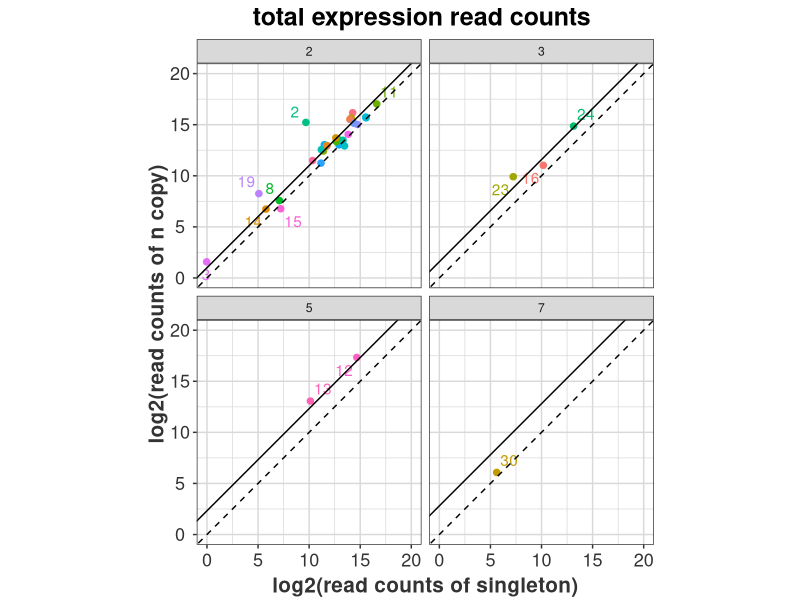
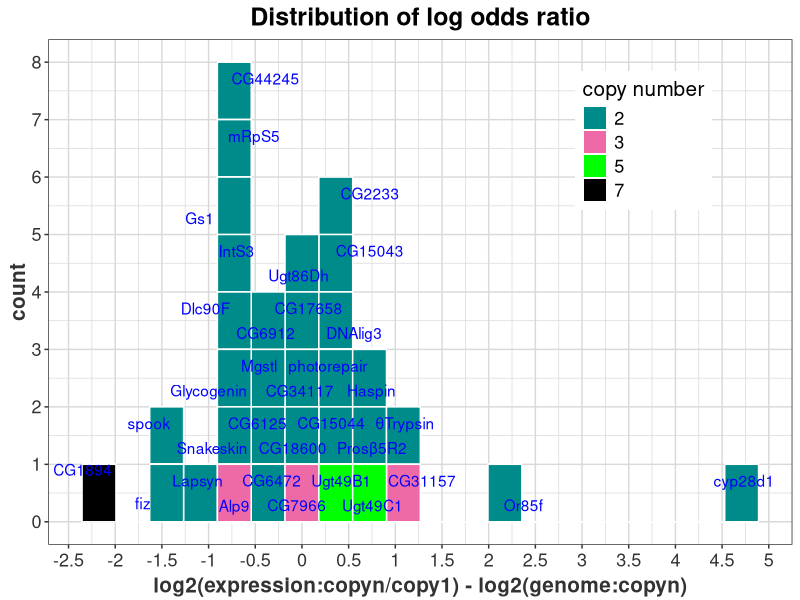

The R script that drew these images, in order:
library(ggplot2)
library(ggrepel)
library(dplyr)
library(plyr)
library(ggpubr)
library(reshape2)

setwd("~/cloud/para/for_slides/gene_expression")
tp <- read.table('s_35_exprssion.txt', header=T)
copyMax <- read.table('s_total_point.txt', header=T)
copyMax <- copyMax %>% select(geneName, copy_max, slope, int) 


#tp$copy_max <- as.character(tp$copy_max)
tp1 <- tp %>% select(geneName,copy,depth_n_total)
tp2 <- dcast(tp1,value.var = "depth_n_total",id.vars="geneName", geneName~copy)
colnames(tp2) <- c("geneName",'copy1','copy2','copy3','copy5','copy7')
tp3 <- tp2 %>% group_by(geneName) %>% mutate(copyn = sum(copy2,copy3,copy5,copy7,na.rm = T) ) 

#join(copyMax,tp3,by='geneName')

tp4 <- join(copyMax,tp3,by='geneName') %>% mutate(lb = as.character(1:nrow(tp3))) %>% filter(geneName != 'Ugt303B3')  

ggplot(data = tp4) + 
     geom_point(aes(x=log2(copy1), y=log2(copyn), color=geneName), size = 1.9) + 
    #scale_shape_manual(values=c(16,17)) +  
    #scale_fill_manual(values = c('1'='gray60','2'='darkcyan','3'='hotpink2','5'='green','7'='black','9'='orange')) +
    #geom_point(aes(x=log2(count_a3), y=log2(count_a4), color=Gene, shape=condition), size=3) + 
    #geom_text_repel(aes(x=copy1, y = copyn , label = geneName,color=geneName), size= 4) + 
    geom_text_repel(aes(x=log2(copy1), y= log2(copyn), label = lb, color= geneName)) + 
    coord_fixed(ratio=1, xlim=c(0,20), ylim=c(0,20)) + 
    geom_abline(slope=1, intercept = 0, linetype='dashed') +
    geom_abline(aes(slope = slope, intercept = int)) + 
    #geom_abline(slope=1, intercept = log2(5)) + 
    #geom_abline(slope=1, intercept = log2(7)) + 
    labs(x="log2(read counts of singleton)" , y="log2(read counts of n copy)", title ="total expression read counts ") +
    guides(color=FALSE, fill=FALSE) + 
    theme_bw() +
    theme(
        #legend.position = c(0.8,0.1),
        legend.title = element_text(size=15),
        legend.text=element_text(size=13),
        panel.grid = element_line(color="grey85"),  
        plot.title = element_text(size = 18, face = "bold",hjust=.5),
        axis.text.x = element_text(colour="grey20",size=13,hjust=.5,vjust=.5,face="plain"),
        axis.text.y = element_text(colour="grey20",size=13,hjust=.5,vjust=.5,face="plain"),
        axis.title.x = element_text(colour="grey20",size=15,hjust=.5,vjust=0,face="bold"), 
        #axis.title = element_blank(),
        axis.title.y = element_text(colour="grey20",size=15,hjust=.5,vjust=.5,face="bold")) + 
    facet_wrap(~copy_max)


tp5 <- tp4 %>% mutate(ollr = log2(copyn/copy1) - log2(copy_max/1 )) 
tp5$copy_max <- as.character(tp5$copy_max)
## copy and pasted into excel, human force, add labels ### 
tp6 <- read.table('tp5_manu_yheight.txt', header=T)
tp6$copy_max <- as.character(tp6$copy_max)

ans <- ggplot(tp6) + 
    geom_histogram( aes(x= ollr, fill=copy_max, color=geneName), bins = 20) + 
    scale_y_continuous(breaks =0:15, labels=0:15, limits=c(0,8) )+ 
    scale_x_continuous(breaks =seq(-2.5,5.0,by=0.5), labels=seq(-2.5,5.0,by=0.5))+
    scale_color_manual(values=rep("white",34),guide='none') +  
    scale_fill_manual(values = c('1'='gray60','2'='darkcyan','3'='hotpink2','5'='green','7'='black','9'='orange'))  + 
    geom_text_repel(aes(x=ollr, y= yheight, label=geneName), color="blue")+
    labs(x="log2(expression:copyn/copy1) - log2(genome:copyn)" , y="count", title ="Distribution of log odds ratio", fill="copy number") +
    theme_bw() +
    theme(
        legend.position = c(0.8,0.8),
        legend.title = element_text(size=15),
        legend.text=element_text(size=13),
        panel.grid = element_line(color="grey85"),  
        plot.title = element_text(size = 18, face = "bold",hjust=.5),
        axis.text.x = element_text(colour="grey20",size=13,hjust=.5,vjust=.5,face="plain"),
        axis.text.y = element_text(colour="grey20",size=13,hjust=.5,vjust=.5,face="plain"),
        axis.title.x = element_text(colour="grey20",size=15,hjust=.5,vjust=0,face="bold"), 
        #axis.title = element_blank(),
        axis.title.y = element_text(colour="grey20",size=15,hjust=.5,vjust=.5,face="bold")) 
    #geom_text(aes(x=ollr, y= yhrandom, label=geneName))

ggsave(filename = '~/cloud/para/gene_expression/fig_hist.jpg',ans, device = 'jpg', width = 30, height = 20, units = "cm",dpi=200)






